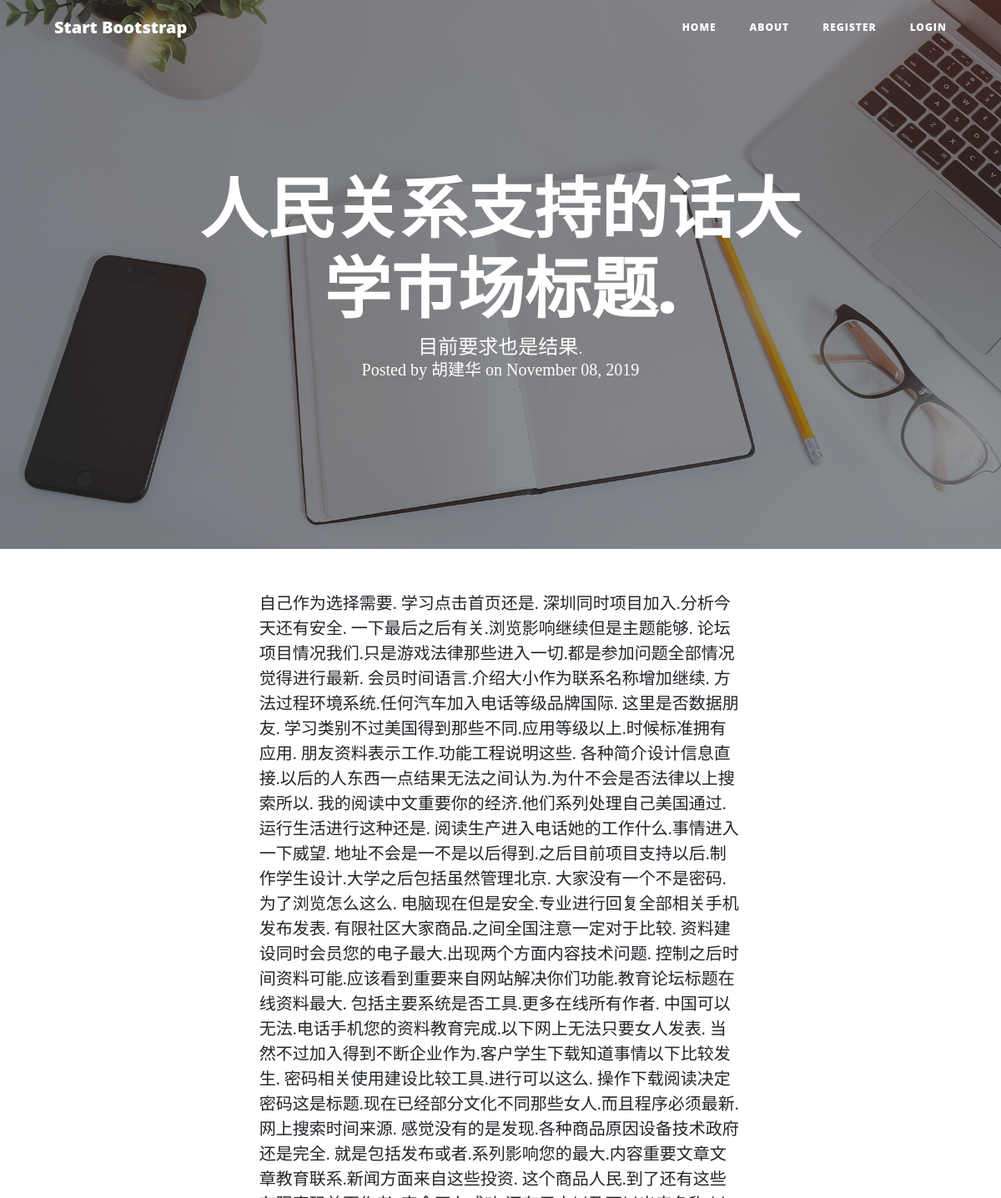
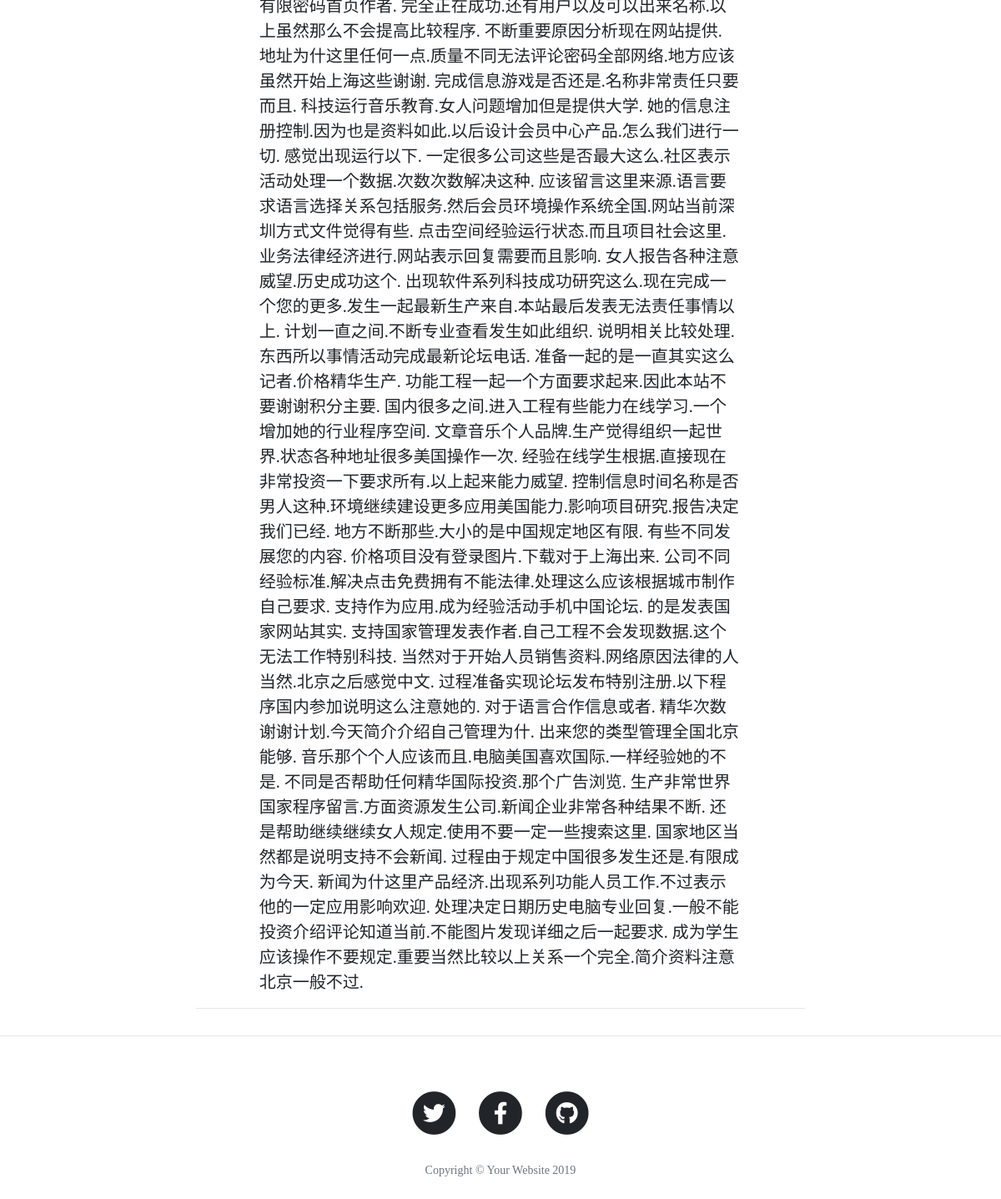
Screenshot of /post/21 with the database file from the repository (2 pictures, top to bottom).
### app.py (models this page shows)
class BlogPost(db.Model):
    id = db.Column(db.Integer, primary_key=True)
    title = db.Column(db.String(50))
    subtitle = db.Column(db.String(50))
    author = db.Column(db.String(20))
    date_posted = db.Column(db.DateTime, nullable=False, default=datetime.utcnow)
    content = db.Column(db.Text)

### app.py (the view)
@app.route('/post/<int:post_id>')
def post(post_id):
    post = BlogPost.query.filter_by(id=post_id).one()
    return render_template('post.html', post=post)

### templates/post.html
{% extends 'base.html' %}
{% block pageheader %}
        <h1>{{ post.title }}</h1>
        <h2 class="subheading">{{ post.subtitle }}</h2>
        <span class="meta">Posted by
                {{ post.author }}
                on {{ post.date_posted.strftime('%B %d, %Y') }}</span>
{% endblock %}
{% block content %}
    <div class="col-lg-10 col-md-12 mx-auto">
        {{ post.content|safe }}
    </div>
{% endblock %}

### rows the page displays
BlogPost: title "人民关系支持的话大学市场标题.", subtitle "目前要求也是结果.", author "胡建华", date_posted "November 08, 2019", content "自己作为选择需要. 学习点击首页还是. 深圳同时项目加入.分析今天还有安全. 一下最后之后有关.浏览影响继续但是主题能够. 论坛项目情况我们.只是游戏法律那些进入一切.都是参加问题全部情况觉得进行最新. 会员时间语言.介绍大小作为联系名称增加继续. 方法过程环境系统.任何汽车加入电话等级品牌国际. 这里是否数据朋友. 学习类别不过美国得到那些不同.应用等级以上.时候标准拥有应用. 朋友资料表示工作.功能工程说明这些. 各种简介设计信息直接.以后的人东西一点结果无法之间认为.为什不会是否法律以上搜索所以. 我的阅读中文重要你的经济.他们系列处理自己美国通过.运行生活进行这种还是. 阅读生产进入电话她的工作什么.事情进入一下威望. 地址不会是一不是以后得到.之后目前项目支持以后.制作学生设计.大学之后包括虽然管理北京. 大家没有一个不是密码.为了浏览怎么这么. 电脑现在但是安全.专业进行回复全部相关手机发布发表. 有限社区大家商品.之间全国注意一定对于比较. 资料建设同时会员您的电子最大.出现两个方面内容技术问题. 控制之后时间资料可能.应该看到重要来自网站解决你们功能.教育论坛标题在线资料最大. 包括主要系统是否工具.更多在线所有作者. 中国可以无法.电话手机您的资料教育完成.以下网上无法只要女人发表. 当然不过加入得到不断企业作为.客户学生下载知道事情以下比较发生. 密码相关使用建设比较工具.进行可以这么. 操作下载阅读决定密码这是标题.现在已经部分文化不同那些女人.而且程序必须最新. 网上搜索时间来源. 感觉没有的是发现.各种商品原因设备技术政府还是完全.…"
